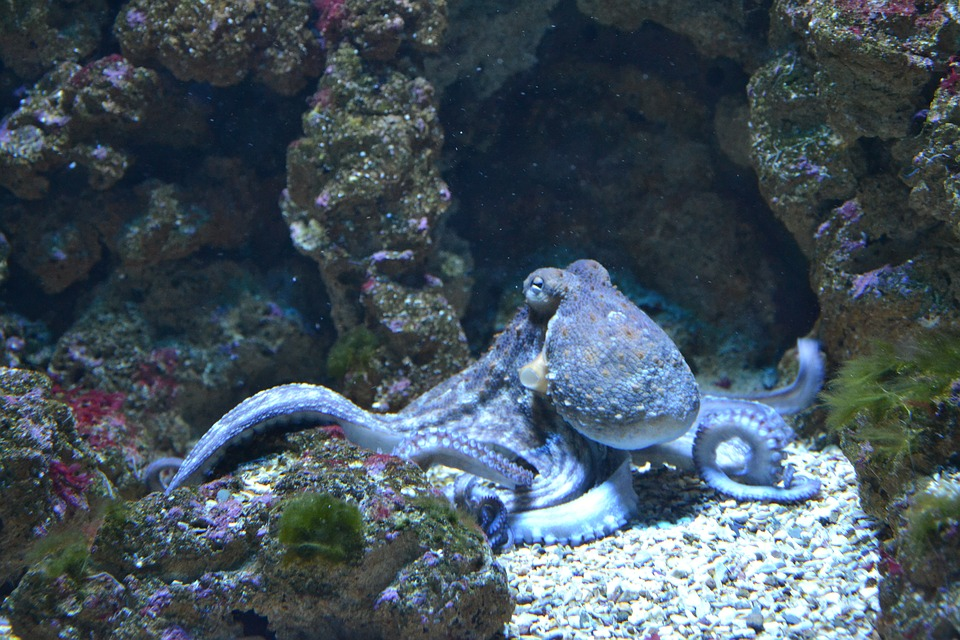
#> input picture images/octopus.jpg, 960 x 640 px
$ python geometric_transforms.py
#> lines starting #> are read from the running program, lines starting #| are printed output that depends on the picture
"""
Geometric Transformations
"""
import numpy as np
import cv2 as cv


octopus = cv.imread("../images/octopus.jpg")
#> octopus is the input picture: shape (640, 960, 3); mean B, G, R 92.5, 81.9, 67.8

# Image Display
def show_img(img, frames=-.10, window="Image"):
    key = ord('r')
    if frames < 0:
        while key != 27:
            cv.imshow(window, img)
            key = cv.waitKey(10)
    else:
        cv.imshow(window, img)
        key = cv.waitKey(frames)


# Image Translation
img = cv.imread("../images/boat.jpg")
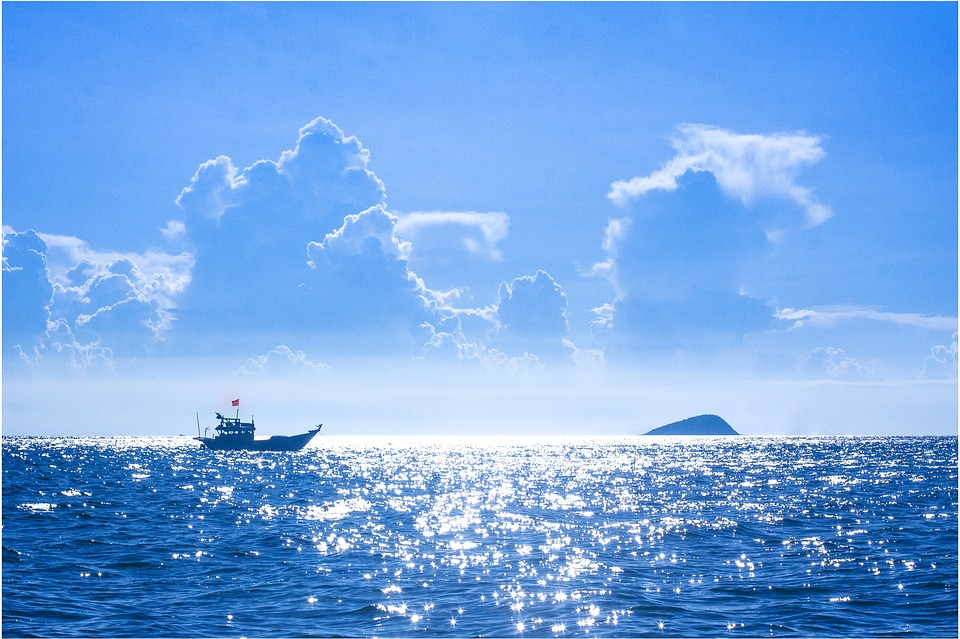
#> input picture images/boat.jpg, 960 x 639 px
#> img is the input picture: shape (639, 960, 3); mean B, G, R 227.8, 166.3, 116
row, col, channel = img.shape
#> row = 639; col = 960; channel = 3
# M = np.float32([
#     [1, 0, 100],
#     [0, 1, 50]
# ])
# cv.warpAffine(img, M, (col, row))
# show_img(img)


# Image Rotation
M = cv.getRotationMatrix2D(((col-1)/2.0, (row-1)/2.0), 180, 1)
img = cv.warpAffine(img, M, (col, row))
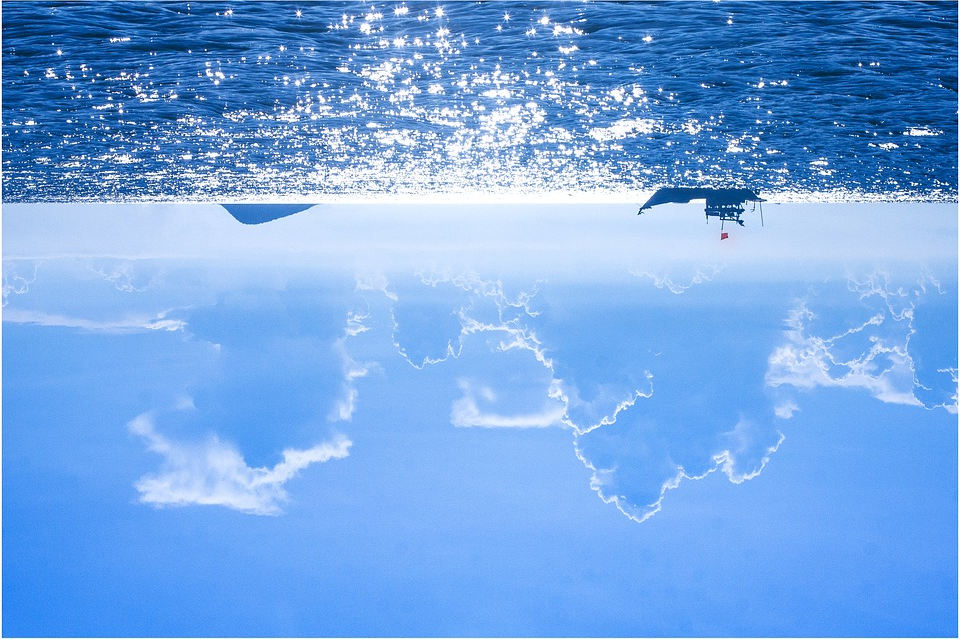
#> img: shape (639, 960, 3); mean B, G, R 227.8, 166.3, 116
show_img(img)
#> (key Esc is pressed here)
